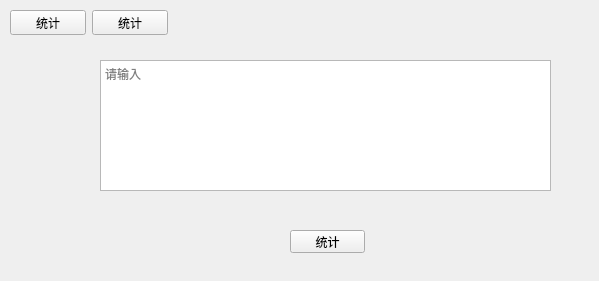
<?xml version="1.0" encoding="UTF-8"?>
<ui version="4.0">
 <class>Form</class>
 <widget class="QWidget" name="Form">
  <property name="geometry">
   <rect>
    <x>0</x>
    <y>0</y>
    <width>599</width>
    <height>281</height>
   </rect>
  </property>
  <property name="windowTitle">
   <string>统计薪资</string>
  </property>
  <widget class="QPlainTextEdit" name="testEdit">
   <property name="geometry">
    <rect>
     <x>100</x>
     <y>60</y>
     <width>451</width>
     <height>131</height>
    </rect>
   </property>
   <property name="placeholderText">
    <string>请输入</string>
   </property>
  </widget>
  <widget class="QPushButton" name="btn">
   <property name="geometry">
    <rect>
     <x>290</x>
     <y>230</y>
     <width>75</width>
     <height>23</height>
    </rect>
   </property>
   <property name="text">
    <string>统计</string>
   </property>
  </widget>
  <widget class="QWidget" name="">
   <property name="geometry">
    <rect>
     <x>10</x>
     <y>10</y>
     <width>158</width>
     <height>25</height>
    </rect>
   </property>
   <layout class="QHBoxLayout" name="horizontalLayout">
    <item>
     <widget class="QPushButton" name="btn_2">
      <property name="text">
       <string>统计</string>
      </property>
     </widget>
    </item>
    <item>
     <widget class="QPushButton" name="btn_3">
      <property name="text">
       <string>统计</string>
      </property>
     </widget>
    </item>
   </layout>
  </widget>
 </widget>
 <resources/>
 <connections/>
</ui>
